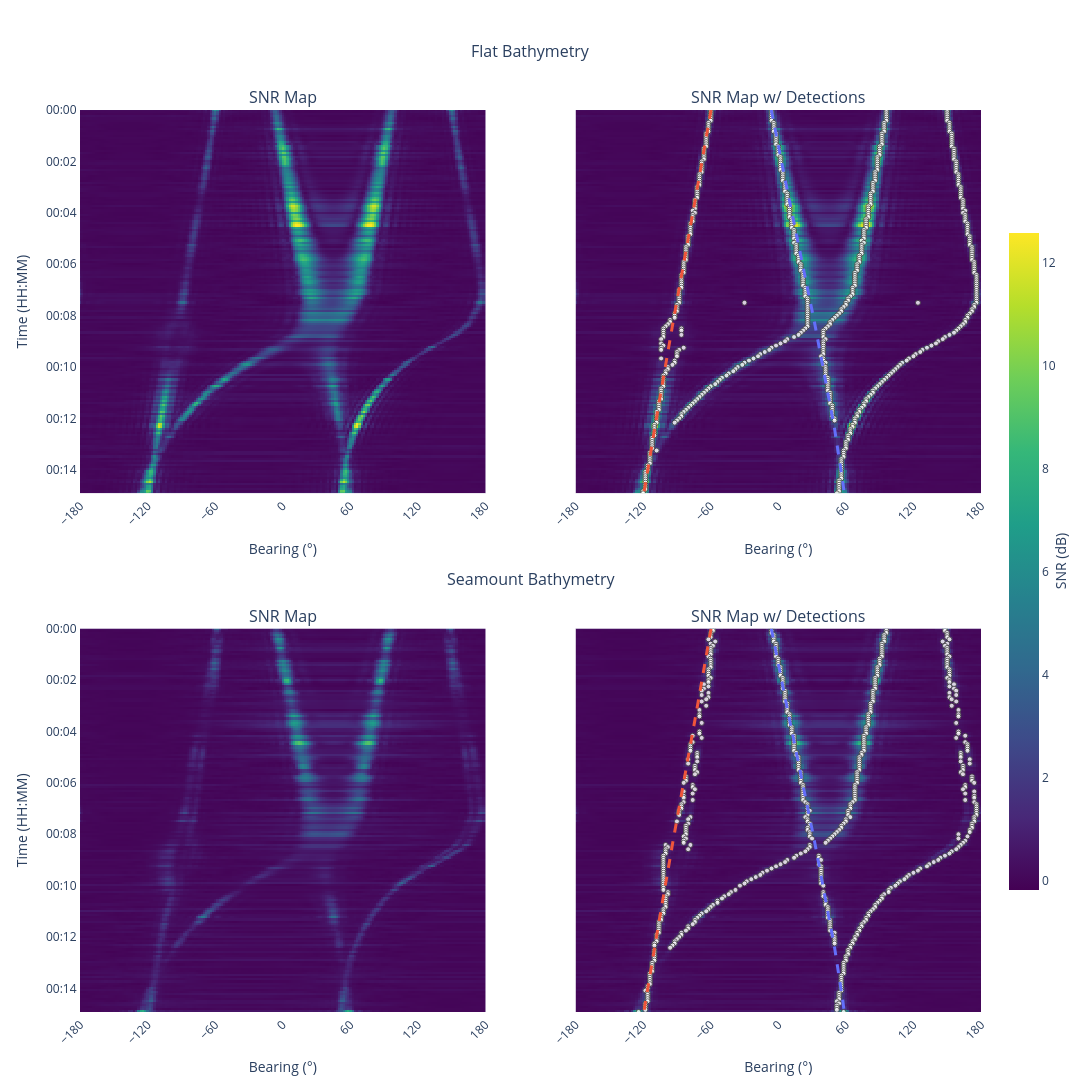

The notebook cell this image was saved under:
### Markdown cell above
## Results: Flat vs Seamount Bathymetry

The final figure compares all conditions in a 2x2 layout:
- left column: raw SNR maps
- right column: SNR maps with detection overlays

### Code cell
import numpy as np
from plotly.subplots import make_subplots

from nereus.plotter import plot_btr

fig2 = make_subplots(
    rows=2,
    cols=2,
    shared_yaxes=True,
    subplot_titles=(
        "SNR Map",
        "SNR Map w/ Detections",
        "SNR Map",
        "SNR Map w/ Detections",
    ),
    vertical_spacing=0.15,
)

plot_btr(
    data=snr_map_flat_bathymetry,
    timesteps=timesteps,
    steering_azimuths=steering_azimuths_deg,
    fig=fig2,
    row=1,
    col=1,
)
plot_btr(
    data=snr_map_flat_bathymetry,
    detections=detections_flat_bathymetry,
    truths=relative_bearing_ground_truths,
    timesteps=timesteps,
    steering_azimuths=steering_azimuths_deg,
    fig=fig2,
    row=1,
    col=2,
)
plot_btr(
    data=snr_map_seamount_bathymetry,
    timesteps=timesteps,
    steering_azimuths=steering_azimuths_deg,
    fig=fig2,
    row=2,
    col=1,
)
plot_btr(
    data=snr_map_seamount_bathymetry,
    detections=detections_seamount_bathymetry,
    truths=relative_bearing_ground_truths,
    timesteps=timesteps,
    steering_azimuths=steering_azimuths_deg,
    fig=fig2,
    row=2,
    col=2,
)

# Row-level headings.
fig2.add_annotation(
    x=0.5,
    y=1.08,
    xref="paper",
    yref="paper",
    text="Flat Bathymetry",
    showarrow=False,
    font=dict(size=16),
)
fig2.add_annotation(
    x=0.5,
    y=0.48,
    xref="paper",
    yref="paper",
    text="Seamount Bathymetry",
    showarrow=False,
    font=dict(size=16),
)

# Keep a single shared colorbar and shared colour scale for all heatmaps.
heatmap_traces = [trace for trace in fig2.data if trace.type == "heatmap"]
if heatmap_traces:
    shared_zmin = min(np.nanmin(np.asarray(trace.z, dtype=float)) for trace in heatmap_traces)
    shared_zmax = max(np.nanmax(np.asarray(trace.z, dtype=float)) for trace in heatmap_traces)

    for i, trace in enumerate(heatmap_traces):
        trace.zmin = shared_zmin
        trace.zmax = shared_zmax
        trace.showscale = i == 0

    heatmap_traces[0].colorbar = dict(
        title=dict(text="SNR (dB)", side="right"),
        x=1.02,
        y=0.5,
        yanchor="middle",
        len=0.75,
        thickness=30,
    )

# Remove y-axis labels from column 2.
fig2.update_yaxes(title_text="", row=1, col=2)
fig2.update_yaxes(title_text="", row=2, col=2)
fig2.update_yaxes(title_text="", row=3, col=2)

fig2.update_layout(
    width=1400,
    height=1200,
    showlegend=False,
    margin=dict(r=90, t=110),
)
fig2.show()

### Figure 1 — Plotly figure (JSON) as saved in the notebook; plotly's stock layout.template omitted (floating-point values rounded to 4 significant figures; data arrays with more than 128 entries replaced by an {"elided": "..."} marker saying what was removed)
{"data": [{"colorbar": {"len": 0.75, "thickness": 30, "title": {"side": "right", "text": "SNR (dB)"}, "x": 1.02, "y": 0.5, "yanchor": "middle"}, "colorscale": [[0, "#440154"], [0.1111, "#482878"], [0.2222, "#3e4989"], [0.3333, "#31688e"], [0.4444, "#26828e"], [0.5556, "#1f9e89"], [0.6667, "#35b779"], [0.7778, "#6ece58"], [0.8889, "#b5de2b"], [1, "#fde725"]], "showscale": true, "type": "heatmap", "x": {"elided": "181 float values"}, "xaxis": "x", "y": {"elided": "180 str values"}, "yaxis": "y", "z": {"elided": "180x181 float values"}, "zmax": 12.6, "zmin": -0.1734}, {"colorbar": {"len": 1, "thickness": 24, "title": {"text": "SNR (dB)"}, "x": 1.02, "xanchor": "left", "xpad": 0}, "colorscale": [[0, "#440154"], [0.1111, "#482878"], [0.2222, "#3e4989"], [0.3333, "#31688e"], [0.4444, "#26828e"], [0.5556, "#1f9e89"], [0.6667, "#35b779"], [0.7778, "#6ece58"], [0.8889, "#b5de2b"], [1, "#fde725"]], "showscale": false, "type": "heatmap", "x": {"elided": "181 float values"}, "xaxis": "x2", "y": {"elided": "180 str values"}, "yaxis": "y2", "z": {"elided": "180x181 float values"}, "zmax": 12.6, "zmin": -0.1734}, {"legendgroup": "detections", "marker": {"color": "white", "line": {"width": 1}, "opacity": 0.8, "size": 5}, "mode": "markers", "name": "Detection", "type": "scatter", "x": {"elided": "659 float values"}, "xaxis": "x2", "y": {"elided": "659 str values"}, "yaxis": "y2"}, {"connectgaps": false, "legendgroup": "truths", "legendgrouptitle": {"text": "Ground Truths"}, "line": {"color": "#636EFA", "dash": "dash", "width": 3}, "mode": "lines", "name": "Truth 1", "type": "scatter", "x": {"elided": "180 float values"}, "xaxis": "x2", "y": {"elided": "180 str values"}, "yaxis": "y2"}, {"connectgaps": false, "legendgroup": "truths", "line": {"color": "#EF553B", "dash": "dash", "width": 3}, "mode": "lines", "name": "Truth 2", "type": "scatter", "x": {"elided": "180 float values"}, "xaxis": "x2", "y": {"elided": "180 str values"}, "yaxis": "y2"}, {"colorbar": {"len": 1, "thickness": 24, "title": {"text": "SNR (dB)"}, "x": 1.02, "xanchor": "left", "xpad": 0}, "colorscale": [[0, "#440154"], [0.1111, "#482878"], [0.2222, "#3e4989"], [0.3333, "#31688e"], [0.4444, "#26828e"], [0.5556, "#1f9e89"], [0.6667, "#35b779"], [0.7778, "#6ece58"], [0.8889, "#b5de2b"], [1, "#fde725"]], "showscale": false, "type": "heatmap", "x": {"elided": "181 float values"}, "xaxis": "x3", "y": {"elided": "180 str values"}, "yaxis": "y3", "z": {"elided": "180x181 float values"}, "zmax": 12.6, "zmin": -0.1734}, {"colorbar": {"len": 1, "thickness": 24, "title": {"text": "SNR (dB)"}, "x": 1.02, "xanchor": "left", "xpad": 0}, "colorscale": [[0, "#440154"], [0.1111, "#482878"], [0.2222, "#3e4989"], [0.3333, "#31688e"], [0.4444, "#26828e"], [0.5556, "#1f9e89"], [0.6667, "#35b779"], [0.7778, "#6ece58"], [0.8889, "#b5de2b"], [1, "#fde725"]], "showscale": false, "type": "heatmap", "x": {"elided": "181 float values"}, "xaxis": "x4", "y": {"elided": "180 str values"}, "yaxis": "y4", "z": {"elided": "180x181 float values"}, "zmax": 12.6, "zmin": -0.1734}, {"legendgroup": "detections", "legendgrouptitle": {"text": "Detections"}, "marker": {"color": "white", "line": {"width": 1}, "opacity": 0.8, "size": 5}, "mode": "markers", "name": "Detection", "type": "scatter", "x": {"elided": "630 float values"}, "xaxis": "x4", "y": {"elided": "630 str values"}, "yaxis": "y4"}, {"connectgaps": false, "legendgroup": "truths", "line": {"color": "#636EFA", "dash": "dash", "width": 3}, "mode": "lines", "name": "Truth 1", "type": "scatter", "x": {"elided": "180 float values"}, "xaxis": "x4", "y": {"elided": "180 str values"}, "yaxis": "y4"}, {"connectgaps": false, "legendgroup": "truths", "line": {"color": "#EF553B", "dash": "dash", "width": 3}, "mode": "lines", "name": "Truth 2", "type": "scatter", "x": {"elided": "180 float values"}, "xaxis": "x4", "y": {"elided": "180 str values"}, "yaxis": "y4"}], "layout": {"annotations": [{"font": {"size": 16}, "showarrow": false, "text": "SNR Map", "x": 0.225, "xanchor": "center", "xref": "paper", "y": 1, "yanchor": "bottom", "yref": "paper"}, {"font": {"size": 16}, "showarrow": false, "text": "SNR Map w/ Detections", "x": 0.775, "xanchor": "center", "xref": "paper", "y": 1, "yanchor": "bottom", "yref": "paper"}, {"font": {"size": 16}, "showarrow": false, "text": "SNR Map", "x": 0.225, "xanchor": "center", "xref": "paper", "y": 0.425, "yanchor": "bottom", "yref": "paper"}, {"font": {"size": 16}, "showarrow": false, "text": "SNR Map w/ Detections", "x": 0.775, "xanchor": "center", "xref": "paper", "y": 0.425, "yanchor": "bottom", "yref": "paper"}, {"font": {"size": 16}, "showarrow": false, "text": "Flat Bathymetry", "x": 0.5, "xref": "paper", "y": 1.08, "yref": "paper"}, {"font": {"size": 16}, "showarrow": false, "text": "Seamount Bathymetry", "x": 0.5, "xref": "paper", "y": 0.48, "yref": "paper"}], "height": 1200, "margin": {"r": 90, "t": 110}, "showlegend": false, "width": 1400, "xaxis": {"anchor": "y", "domain": [0, 0.45], "dtick": 60, "range": [-180, 180], "showline": true, "tick0": -180, "tickangle": -45, "tickmode": "linear", "title": {"text": "Bearing (°)"}}, "xaxis2": {"anchor": "y2", "domain": [0.55, 1], "dtick": 60, "range": [-180, 180], "showline": true, "tick0": -180, "tickangle": -45, "tickmode": "linear", "title": {"text": "Bearing (°)"}}, "xaxis3": {"anchor": "y3", "domain": [0, 0.45], "dtick": 60, "range": [-180, 180], "showline": true, "tick0": -180, "tickangle": -45, "tickmode": "linear", "title": {"text": "Bearing (°)"}}, "xaxis4": {"anchor": "y4", "domain": [0.55, 1], "dtick": 60, "range": [-180, 180], "showline": true, "tick0": -180, "tickangle": -45, "tickmode": "linear", "title": {"text": "Bearing (°)"}}, "yaxis": {"anchor": "x", "autorange": false, "domain": [0.575, 1], "range": ["2026-03-02T00:14:55", "2026-03-02T00:00:00"], "showline": true, "tickformat": "%H:%M", "title": {"text": "Time (HH:MM)"}}, "yaxis2": {"anchor": "x2", "autorange": false, "domain": [0.575, 1], "matches": "y", "range": ["2026-03-02T00:14:55", "2026-03-02T00:00:00"], "showline": true, "showticklabels": false, "tickformat": "%H:%M", "title": {"text": ""}}, "yaxis3": {"anchor": "x3", "autorange": false, "domain": [0, 0.425], "range": ["2026-03-02T00:14:55", "2026-03-02T00:00:00"], "showline": true, "tickformat": "%H:%M", "title": {"text": "Time (HH:MM)"}}, "yaxis4": {"anchor": "x4", "autorange": false, "domain": [0, 0.425], "matches": "y3", "range": ["2026-03-02T00:14:55", "2026-03-02T00:00:00"], "showline": true, "showticklabels": false, "tickformat": "%H:%M", "title": {"text": ""}}}}
